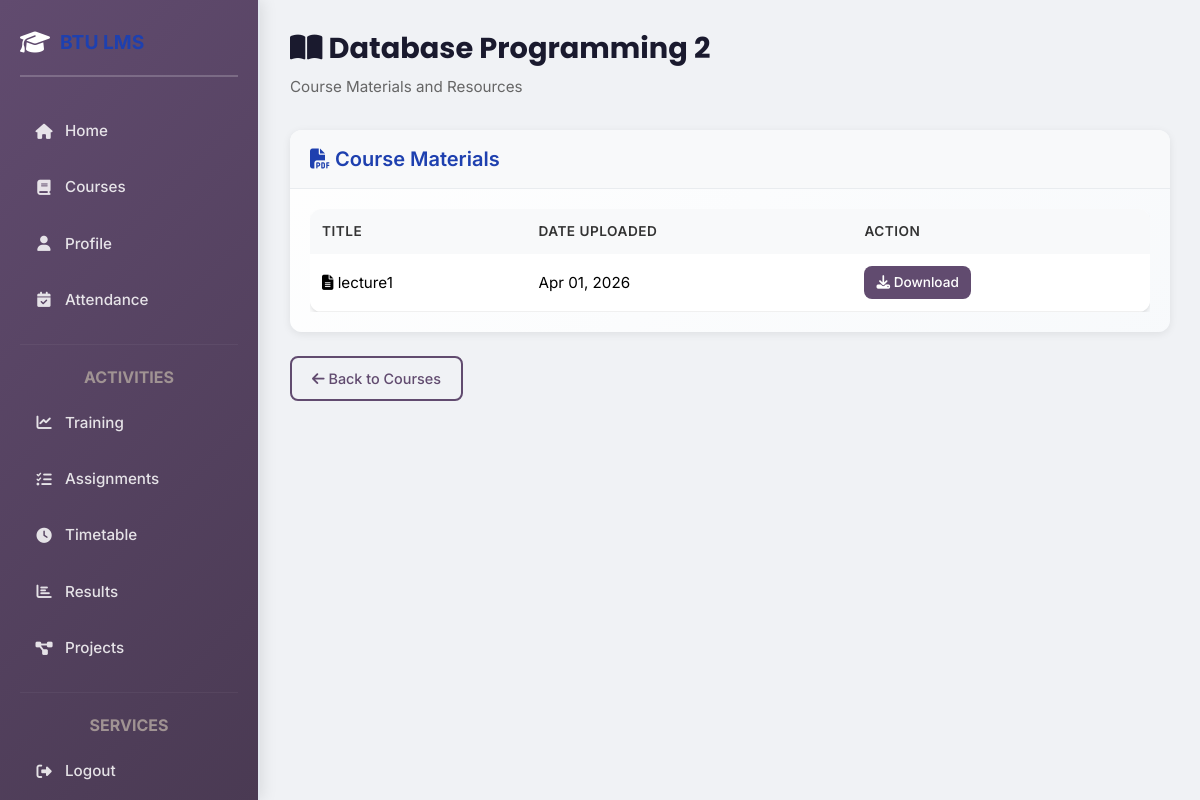
The app's page /student/view_course.php?id=2 (signed in) with its own data.
### tables this page shows
CREATE TABLE `courses` (
  `id` int(11) NOT NULL,
  `course_name` varchar(100) DEFAULT NULL,
  `doctor_id` int(11) DEFAULT NULL
);

CREATE TABLE `materials` (
  `id` int(11) NOT NULL,
  `course_id` int(11) DEFAULT NULL,
  `title` varchar(255) DEFAULT NULL,
  `file` varchar(255) DEFAULT NULL,
  `created_at` timestamp NOT NULL DEFAULT current_timestamp(),
  `type` enum('lecture','assignment') DEFAULT 'lecture'
);

### student/view_course.php (the view, shortened to what this page needs)
<?php
include 'layout.php';
require_once("../config/db.php");
$course_id = isset($_GET['id']) ? (int) $_GET['id'] : 0;
$course = $conn->query("SELECT * FROM courses WHERE id = $course_id");
$course = $course ? $course->fetch_assoc() : null;
$materials = $conn->query("SELECT * FROM materials WHERE course_id = $course_id ORDER BY created_at DESC");
?>
<div class="page-header">
    <h2><i class="fas fa-book-open"></i> <?= htmlspecialchars($course['course_name'] ?? 'N/A') ?></h2>
    <p>Course Materials and Resources</p>
</div>
<div class="card">
    <div class="card-header">
        <h5 class="mb-0"><i class="fas fa-file-pdf"></i> Course Materials</h5>
    </div>
    <div class="card-body">
        <?php if ($materials && $materials->num_rows > 0): ?>
            <div class="table-responsive">
                <table class="table">
                    <thead>
                        <tr>
                            <th>Title</th>
                            <th>Date Uploaded</th>
                            <th>Action</th>
                        </tr>
                    </thead>
                    <tbody>
                        <?php while ($material = $materials->fetch_assoc()): ?>
                            <tr>
                                <td>
                                    <i class="fas fa-file-alt"></i>
                                    <?= htmlspecialchars($material['title'] ?? 'N/A') ?>
                                </td>
                                <td><?= date('M d, Y', strtotime($material['created_at'] ?? 'now')) ?></td>
                                <td>
                                    <a href="../uploads/materials/<?= urlencode($material['file'] ?? '') ?>"
                                       class="btn btn-sm btn-dark" download>
                                        <i class="fas fa-download"></i> Download
                                    </a>
                                </td>
                            </tr>
                        <?php endwhile; ?>
                    </tbody>
                </table>
            </div>
        <?php endif; ?>
    </div>
</div>
<div class="mt-4">
    <a href="courses.php" class="btn btn-outline-dark">
        <i class="fas fa-arrow-left"></i> Back to Courses
    </a>
</div>
</div>
</body>
</html>

### assets/css/site.css (style rules this page uses)
:root { --primary: #1e40af; --primary-hover: #1d4ed8; --secondary: #f59e0b; --success: #10b981; --danger: #ef4444; --warning: #f59e0b; --info: #06b6d4; --light: #f8fafc; --dark: #1e293b; --border: #e2e8f0; --shadow: 0 4px 6px -1px rgba(0, 0, 0, 0.1), 0 2px 4px -1px rgba(0, 0, 0, 0.06); --shadow-lg: 0 10px 15px -3px rgba(0, 0, 0, 0.1), 0 4px 6px -2px rgba(0, 0, 0, 0.05); }
body { background: url('../images/background.jpg') no-repeat center center fixed; background-size: contain; font-family: 'Inter', sans-serif; color: var(--dark); min-height: 100vh; line-height: 1.6; }
.card { background: linear-gradient(135deg, rgba(255, 255, 255, 0.95) 0%, rgba(248, 250, 252, 0.95) 100%); border: 1px solid var(--border); border-radius: 12px; box-shadow: var(--shadow); transition: all 0.3s cubic-bezier(0.4, 0, 0.2, 1); overflow: hidden; }
.card-header { background: linear-gradient(135deg, var(--primary) 0%, var(--primary-hover) 100%); color: white; border-bottom: none; padding: 16px 20px; }
.card-body { padding: 20px; }
.btn { border-radius: 8px; font-weight: 500; padding: 8px 16px; transition: all 0.2s ease; border: none; cursor: pointer; }
.table { background: white; border-radius: 12px; overflow: hidden; box-shadow: var(--shadow); }
.table thead th { background: linear-gradient(135deg, var(--primary) 0%, var(--primary-hover) 100%); color: white; border: none; font-weight: 600; padding: 12px; }
.table tbody tr { transition: background-color 0.2s ease; }
h1, h2, h3, h4, h5, h6 { color: var(--primary); font-weight: 600; line-height: 1.3; }
h2 { font-size: 2rem; }
a { color: var(--primary); text-decoration: none; transition: color 0.2s ease; }
* { transition: all 0.3s cubic-bezier(0.4, 0, 0.2, 1); }

### student/layout.php (style rules this page uses)
* { font-family: 'Inter', sans-serif; }
html, body { height: 100%; background: #f0f2f5; }
body { display: flex; overflow-x: hidden; }
.page-header { margin-bottom: 30px; }
.page-header h2 { font-family: 'Poppins', sans-serif; font-weight: 700; color: #1a1a2e; margin-bottom: 8px; font-size: 1.8rem; }
.page-header p { color: #666; font-size: 0.95rem; margin: 0; }
.card { border: none; border-radius: 12px; box-shadow: 0 2px 8px rgba(0, 0, 0, 0.08); transition: all 0.3s ease; overflow: hidden; }
.card-body { padding: 20px; }
.card-header { background: #f8f9fa !important; border-bottom: 1px solid #e9ecef; }
.table { font-size: 0.95rem; margin-bottom: 0; }
.table thead th { background: #f8f9fa; font-weight: 600; border-top: none; color: #333; font-size: 0.85rem; text-transform: uppercase; letter-spacing: 0.5px; padding: 12px; }
.table tbody td { padding: 12px; vertical-align: middle; }
.table tbody tr { transition: 0.2s; border-bottom: 1px solid #f0f0f0; }
.btn { padding: 10px 20px; border-radius: 8px; font-weight: 500; transition: all 0.3s ease; font-size: 0.9rem; border: none; }
.btn-dark { background: #614b6f; color: white; }
.btn-outline-dark { color: #614b6f; border: 2px solid #614b6f; }
.btn-sm { padding: 6px 12px; font-size: 0.85rem; }

### records on screen
courses: course_name "Database Programming 2"
materials: title "lecture1", created_at "Apr 01, 2026"
